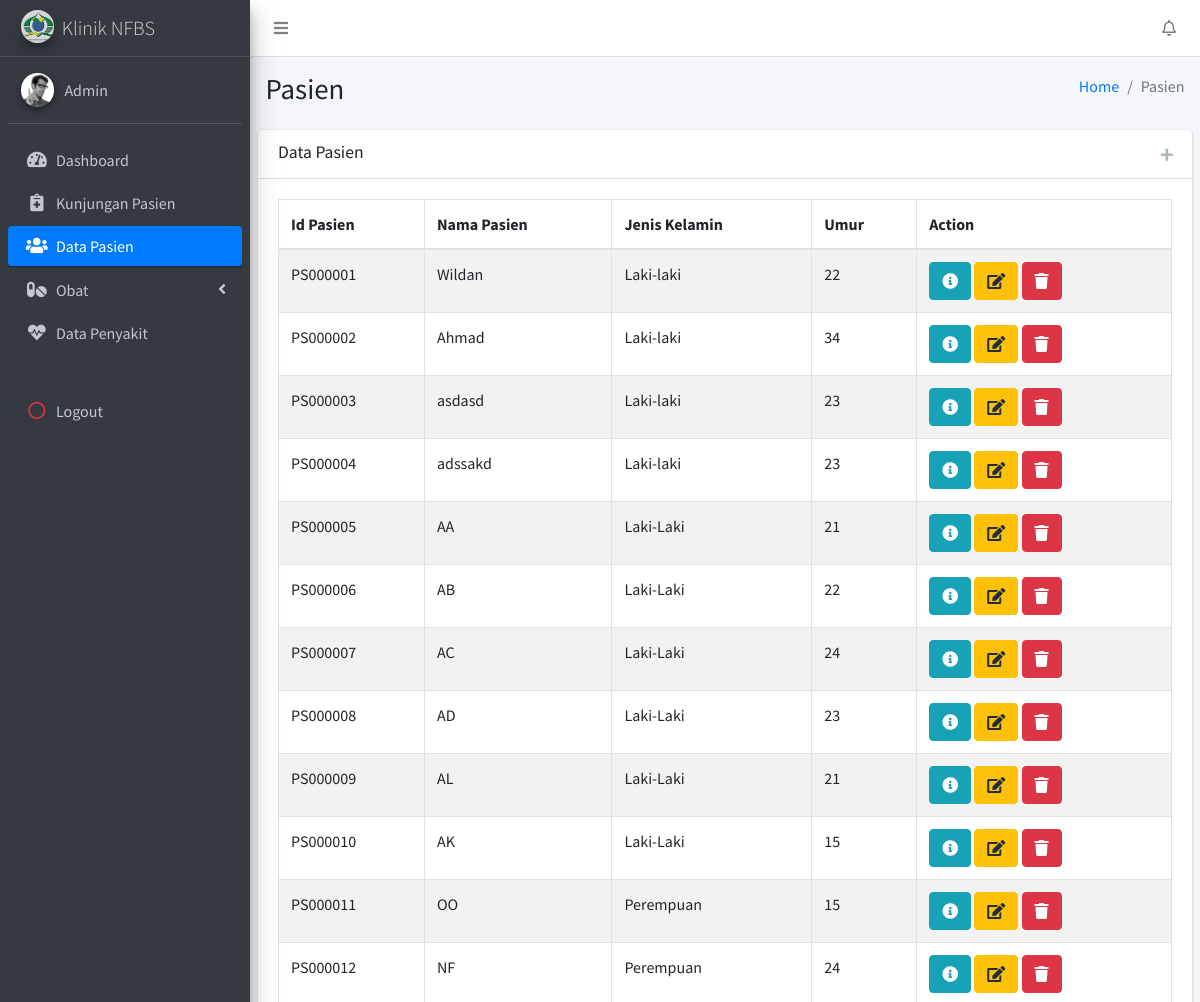
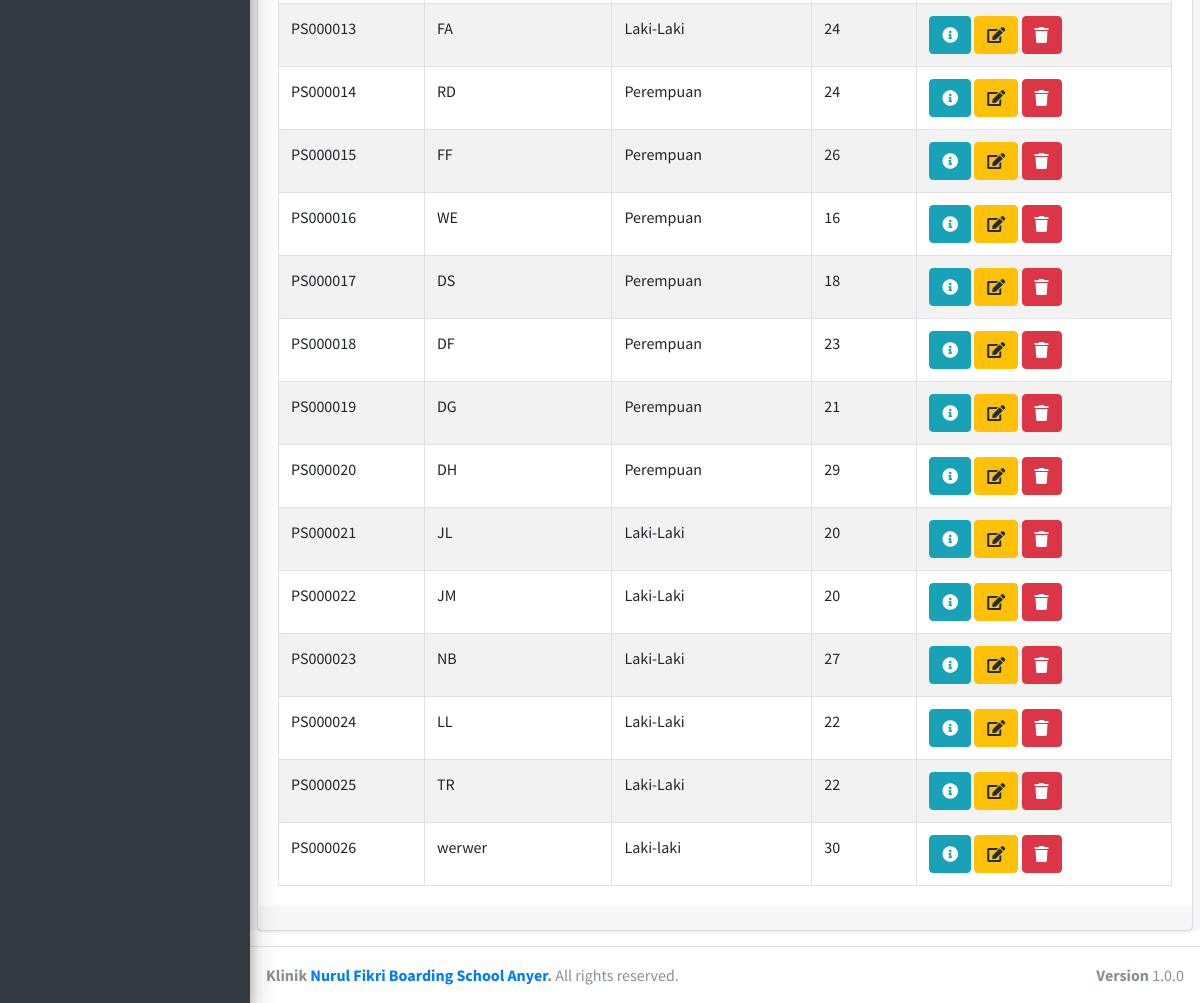
Screenshot of /views/admin/pasien.php (signed in) with the database file from the repository (2 pictures, top to bottom).
### tables this page shows
CREATE TABLE `data_pasien` (
  `id_pasien` varchar(12) NOT NULL,
  `nama_pasien` varchar(40) NOT NULL,
  `jenis_kelamin` varchar(10) NOT NULL,
  `umur` int(3) NOT NULL,
  `kelas` varchar(6) NOT NULL,
  `asrama` varchar(12) NOT NULL,
  `goldar` varchar(2) NOT NULL,
  `tinggi_badan` float NOT NULL,
  `berat_badan` float NOT NULL
);

### views/admin/pasien.php (the view, shortened to what this page needs)
<!DOCTYPE html>
<html>
<head>
  <?php
    $thisPage = "pasien";
    include ('dist/header.php');
  ?>
</head>
<body class="hold-transition sidebar-mini">
<div class="wrapper">
<?php
  include ('dist/navbar.php');
  include ('dist/sidebar.php');
?>
  <div class="content-wrapper">
    <section class="content-header">
      <div class="container-fluid">
        <div class="row mb-2">
          <div class="col-sm-6">
            <h1>Pasien</h1>
          </div>
          <div class="col-sm-6">
            <ol class="breadcrumb float-sm-right">
              <li class="breadcrumb-item"><a href="home.php">Home</a></li>
              <li class="breadcrumb-item active">Pasien</li>
            </ol>
          </div>
        </div>
      </div>
    </section>
    <section class="content">
      <div class="card">
        <div class="card-header">
          <h3 class="card-title">Data Pasien</h3>
          <div class="card-tools">
            <a  href="pasien_tambah.php"><button type="button" class="btn btn-tool"><i class="fas fa-plus"></i></button></a>
          </div>
        </div>
        <div class="card-body">
            <table id="example1" class="table table-bordered table-striped">
                <thead>
                <tr>
                  <th>Id Pasien</th>
                  <th>Nama Pasien</th>
                  <th>Jenis Kelamin</th>
                  <th>Umur</th>
                  <th>Action</th>
                </tr>
                </thead>
                <tbody>
                  <?php
                    include('../../controller/conn.php');
                    $query=mysqli_query($conn,"select * from `data_pasien`");
                    while($row=mysqli_fetch_array($query)){
                  ?>
                <tr>
                  <td><?php echo $row['id_pasien']; ?></td>
                  <td><?php echo $row['nama_pasien']; ?></td>
                  <td><?php echo $row['jenis_kelamin']; ?></td>
                  <td><?php echo $row['umur']; ?></td>
                <td>
                  <a href="pasien_detail.php?id=<?php echo $row['id_pasien'];?>"><button type='button' class='btn btn-info' title='Detail Data Pasien'> <i class='fas fa-info-circle'></i></button></a>
                  <a href="pasien_edit.php?id=<?php echo $row['id_pasien'];?>"><button type='button' class='btn btn-warning' title='Edit Data Pasien'> <i class='fas fa-edit'></i></button></a>
                  <button type='button' class='btn btn-danger' href="#del<?php echo $row['id_pasien']; ?>" data-toggle='modal' title='Hapus Data Pasien'> <i class='fas fa-trash'></i></button>
            </td>
          </tr>
          <?php
        }
      ?>
                </tbody>
              </table>
        </div>
        <div class="card-footer">
        </div>
      </div>
    </section>
  </div>
<footer class="main-footer"> <?php  include ('dist/footer.php');  ?> </footer>
</div>
</body>
</html>

### views/admin/dist/header.php (shortened to what this page needs)
<link rel="stylesheet" href="../../plugins/fontawesome-free/css/all.min.css">
<link rel="stylesheet" href="https://code.ionicframework.com/ionicons/2.0.1/css/ionicons.min.css">
<link rel="stylesheet" href="../../dist/css/adminlte.min.css">
<link rel="stylesheet" href="../../plugins/datatables-bs4/css/dataTables.bootstrap4.css">
<link rel="stylesheet" href="../../plugins/select2/css/select2.min.css">
<link rel="stylesheet" href="../../plugins/select2-bootstrap4-theme/select2-bootstrap4.min.css">
<link rel="stylesheet" href="../../plugins/sweetalert2-theme-bootstrap-4/bootstrap-4.min.css">
<link rel="stylesheet" href="../../plugins/toastr/toastr.min.css">

### views/admin/dist/navbar.php (shortened to what this page needs)
<nav class="main-header navbar navbar-expand navbar-white navbar-light">
  <ul class="navbar-nav">
    <li class="nav-item">
      <a class="nav-link" data-widget="pushmenu" href="#"><i class="fas fa-bars"></i></a>
    </li>
  </ul>
  <ul class="navbar-nav ml-auto">
    <li class="nav-item dropdown">
      <a class="nav-link" data-toggle="dropdown" href="#">
        <i class="far fa-bell"></i>
      </a>
    </li>
  </ul>
</nav>

### views/admin/dist/sidebar.php (shortened to what this page needs)
<aside class="main-sidebar sidebar-dark-primary elevation-4">
  <a href="home.php" class="brand-link">
    <img src="../../dist/img/logo.jpg"
         alt="AdminLTE Logo"
         class="brand-image img-circle elevation-3"
         style="opacity: .8">
    <span class="brand-text font-weight-light">Klinik NFBS</span>
  </a>
  <div class="sidebar">
    <div class="user-panel mt-3 pb-3 mb-3 d-flex">
      <div class="image">
        <img src="../../dist/img/user2-160x160.jpg" class="img-circle elevation-2" alt="User Image">
      </div>
      <div class="info">
        <a href="#" class="d-block">Admin</a>
      </div>
    </div>
    <nav class="mt-2">
      <ul class="nav nav-pills nav-sidebar flex-column" data-widget="treeview" role="menu" data-accordion="false">
        <li class="nav-item">
          <a href="home.php"
              <?php
                  if($thisPage == "home") {
                    echo "class='nav-link active'";
                  }
                  else
                    echo "class='nav-link'";
              ?> >
            <i class="nav-icon fas fa-tachometer-alt"></i>
            <p>
              Dashboard
            </p>
          </a>
        </li>
        <li class="nav-item">
          <a href="medical_record.php"
              <?php
                  if($thisPage == "medical_record") {
                    echo "class='nav-link active'";
                  }
                  else
                    echo "class='nav-link'";
              ?> >
            <i class="nav-icon fas fa-notes-medical"></i>
            <p>
              Kunjungan Pasien
            </p>
          </a>
        </li>
        <li class="nav-item">
          <a href="pasien.php" <?php
                  if($thisPage == "pasien") {
                    echo "class='nav-link active'";
                  }
                  else
                    echo "class='nav-link'";
              ?> >
            <i class="nav-icon fas fa-users"></i>
            <p>
              Data Pasien
            </p>
          </a>
        </li>
        <li
          <?php
                  if($thisPage == "transaksi_obat" || $thisPage == "master_obat" || $thisPage == "resep_obat") {
                    echo "class='nav-item has-treeview menu-open'>
                          <a href='#' class='nav-link active'";
                  }
                  else
                    echo "class='nav-item has-treeview'>
                          <a href='#' class='nav-link'";
              ?>>
            <i class="nav-icon fas fa-pills"></i>
            <p>
              Obat
              <i class="right fas fa-angle-left"></i>
            </p>
          </a>
          <li class="nav-item">
          <a href="penyakit.php" <?php
                  if($thisPage == "penyakit") {
                    echo "class='nav-link active'";
                  }
                  else
                    echo "class='nav-link'";
              ?> >
            <i class="nav-icon fas fa-heartbeat"></i>
            <p>
              Data Penyakit
            </p>
          </a>
        </li>
        </li>
        <li class="nav-header"></li>
        <li class="nav-item">
          <a href="../../controller/logout.php" class="nav-link">
            <i class="nav-icon far fa-circle text-danger"></i>
            <p class="text">Logout</p>
          </a>
        </li>
      </ul>
    </nav>
  </div>
</aside>

### views/admin/dist/footer.php
<div class="float-right d-none d-sm-block">
      <b>Version</b> 1.0.0
</div>
<strong>Klinik <a href="http://nfbs.or.id">Nurul Fikri Boarding School Anyer</a>.</strong> All rights
    reserved.

### rows the page displays
data_pasien: id_pasien "PS000001", nama_pasien "Wildan", jenis_kelamin "Laki-laki", umur "22"
data_pasien: id_pasien "PS000002", nama_pasien "Ahmad", jenis_kelamin "Laki-laki", umur "34"
data_pasien: id_pasien "PS000003", nama_pasien "asdasd", jenis_kelamin "Laki-laki", umur "23"
data_pasien: id_pasien "PS000004", nama_pasien "adssakd", jenis_kelamin "Laki-laki", umur "23"
data_pasien: id_pasien "PS000005", nama_pasien "AA", jenis_kelamin "Laki-Laki", umur "21"
data_pasien: id_pasien "PS000006", nama_pasien "AB", jenis_kelamin "Laki-Laki", umur "22"
data_pasien: id_pasien "PS000007", nama_pasien "AC", jenis_kelamin "Laki-Laki", umur "24"
data_pasien: id_pasien "PS000008", nama_pasien "AD", jenis_kelamin "Laki-Laki", umur "23"
data_pasien: id_pasien "PS000009", nama_pasien "AL", jenis_kelamin "Laki-Laki", umur "21"
data_pasien: id_pasien "PS000010", nama_pasien "AK", jenis_kelamin "Laki-Laki", umur "15"
data_pasien: id_pasien "PS000011", nama_pasien "OO", jenis_kelamin "Perempuan", umur "15"
data_pasien: id_pasien "PS000012", nama_pasien "NF", jenis_kelamin "Perempuan", umur "24"
data_pasien: id_pasien "PS000013", nama_pasien "FA", jenis_kelamin "Laki-Laki", umur "24"
data_pasien: id_pasien "PS000014", nama_pasien "RD", jenis_kelamin "Perempuan", umur "24"
data_pasien: id_pasien "PS000015", nama_pasien "FF", jenis_kelamin "Perempuan", umur "26"
data_pasien: id_pasien "PS000016", nama_pasien "WE", jenis_kelamin "Perempuan", umur "16"
data_pasien: id_pasien "PS000017", nama_pasien "DS", jenis_kelamin "Perempuan", umur "18"
data_pasien: id_pasien "PS000018", nama_pasien "DF", jenis_kelamin "Perempuan", umur "23"
data_pasien: id_pasien "PS000019", nama_pasien "DG", jenis_kelamin "Perempuan", umur "21"
data_pasien: id_pasien "PS000020", nama_pasien "DH", jenis_kelamin "Perempuan", umur "29"
data_pasien: id_pasien "PS000021", nama_pasien "JL", jenis_kelamin "Laki-Laki", umur "20"
data_pasien: id_pasien "PS000022", nama_pasien "JM", jenis_kelamin "Laki-Laki", umur "20"
data_pasien: id_pasien "PS000023", nama_pasien "NB", jenis_kelamin "Laki-Laki", umur "27"
data_pasien: id_pasien "PS000024", nama_pasien "LL", jenis_kelamin "Laki-Laki", umur "22"
data_pasien: id_pasien "PS000025", nama_pasien "TR", jenis_kelamin "Laki-Laki", umur "22"
data_pasien: id_pasien "PS000026", nama_pasien "werwer", jenis_kelamin "Laki-laki", umur "30"
